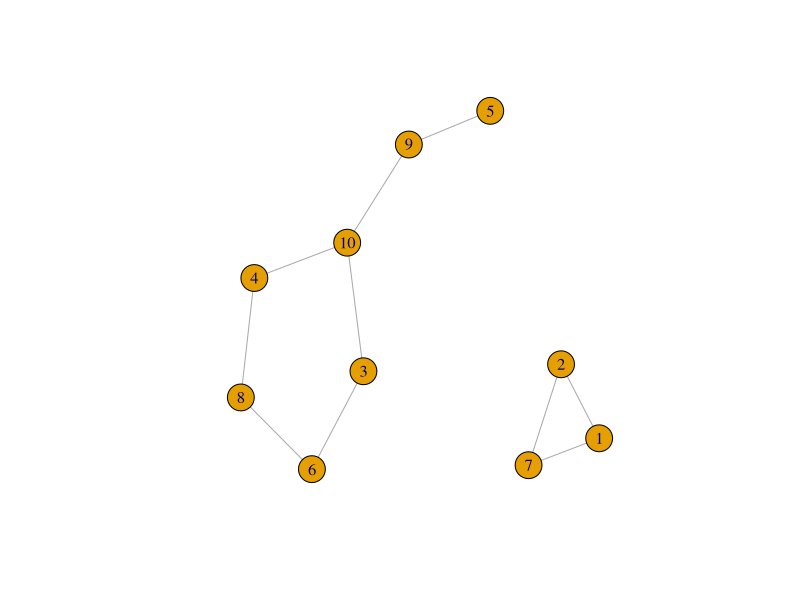

The R source for this figure:
#C1 a)
set.seed(123)

generate_random_permutation <- function(n) {
  U <- runif(n)
  
  permutation <- order(U)
  
  return(permutation)
}

generate_random_bit_strings <- function(n, k) {
  bit_strings <- matrix(sample(c(0, 1), n * k, replace = TRUE), nrow = n, ncol = k)
  
  return(bit_strings)
}

n <- 10  
k <- 4   

random_permutation <- generate_random_permutation(n)
print("Random Permutation:")
print(random_permutation)

random_bit_strings <- generate_random_bit_strings(n, k)
print("Random Bit Strings:")
print(random_bit_strings)

#b)
set.seed(123)

generate_random_bit <- function() {
  return(sample(c(0, 1), 1))
}

compare_lexicographically <- function(Wi, Wj) {
  len_i <- length(Wi)
  len_j <- length(Wj)
  Lij <- min(len_i, len_j)
  
  for (l in 1:Lij) {
    if (Wi[l] < Wj[l]) {
      return(TRUE)
    } else if (Wi[l] > Wj[l]) {
      return(FALSE)
    }
  }
  
  if (len_i < len_j) {
    for (h in (len_i + 1):len_j) {
      Wi <- c(Wi, generate_random_bit())
      if (Wi[h] < Wj[h]) {
        return(TRUE)
      } else if (Wi[h] > Wj[h]) {
        return(FALSE)
      }
    }
  } else if (len_i > len_j) {
    for (h in (len_j + 1):len_i) {
      Wj <- c(Wj, generate_random_bit())
      if (Wi[h] < Wj[h]) {
        return(TRUE)
      } else if (Wi[h] > Wj[h]) {
        return(FALSE)
      }
    }
  }
  
  while (TRUE) {
    bit_i <- generate_random_bit()
    bit_j <- generate_random_bit()
    Wi <- c(Wi, bit_i)
    Wj <- c(Wj, bit_j)
    if (bit_i < bit_j) {
      return(TRUE)
    } else if (bit_i > bit_j) {
      return(FALSE)
    }
  }
}

Wi <- c(1, 0, 0, 1)
Wj <- c(1, 0, 1)

result <- compare_lexicographically(Wi, Wj)
print("Wi is lexicographically strictly less than Wj:")
print(result)

#c)
set.seed(123)

generate_random_bit <- function() {
  return(sample(c(0, 1), 1))
}

compare_lexicographically <- function(Wi, Wj) {
  len_i <- length(Wi)
  len_j <- length(Wj)
  Lij <- min(len_i, len_j)
  
  for (l in 1:Lij) {
    if (Wi[l] < Wj[l]) {
      return(TRUE)
    } else if (Wi[l] > Wj[l]) {
      return(FALSE)
    }
  }
  
  if (len_i < len_j) {
    for (h in (len_i + 1):len_j) {
      Wi <- c(Wi, generate_random_bit())
      if (Wi[h] < Wj[h]) {
        return(TRUE)
      } else if (Wi[h] > Wj[h]) {
        return(FALSE)
      }
    }
  } else if (len_i > len_j) {
    for (h in (len_j + 1):len_i) {
      Wj <- c(Wj, generate_random_bit())
      if (Wi[h] < Wj[h]) {
        return(TRUE)
      } else if (Wi[h] > Wj[h]) {
        return(FALSE)
      }
    }
  }
  
  while (TRUE) {
    bit_i <- generate_random_bit()
    bit_j <- generate_random_bit()
    Wi <- c(Wi, bit_i)
    Wj <- c(Wj, bit_j)
    if (bit_i < bit_j) {
      return(TRUE)
    } else if (bit_i > bit_j) {
      return(FALSE)
    }
  }
}

quicksort <- function(words) {
  if (length(words) <= 1) {
    return(words)
  }
  
  pivot_index <- sample(1:length(words), 1)
  pivot <- words[[pivot_index]]
  
  less <- list()
  equal <- list()
  greater <- list()
  
  for (word in words) {
    if (identical(word, pivot)) {
      equal <- append(equal, list(word))
    } else if (compare_lexicographically(word, pivot)) {
      less <- append(less, list(word))
    } else {
      greater <- append(greater, list(word))
    }
  }
  
  sorted_less <- quicksort(less)
  sorted_greater <- quicksort(greater)
  
  return(c(sorted_less, equal, sorted_greater))
}

n <- 10  # Number of elements
k <- 4   # Length of each bit string

generate_random_bit_strings <- function(n, k) {
  bit_strings <- vector("list", n)
  for (i in 1:n) {
    bit_strings[[i]] <- sample(c(0, 1), k, replace = TRUE)
  }
  return(bit_strings)
}

random_bit_strings <- generate_random_bit_strings(n, k)
print("Original Bit Strings:")
print(random_bit_strings)

sorted_bit_strings <- quicksort(random_bit_strings)
print("Sorted Bit Strings:")
print(sorted_bit_strings)

#d)

set.seed(123)

generate_random_bit <- function() {
  return(sample(c(0, 1), 1))
}

compare_lexicographically <- function(Wi, Wj) {
  len_i <- length(Wi)
  len_j <- length(Wj)
  Lij <- min(len_i, len_j)
  
  for (l in 1:Lij) {
    if (Wi[l] < Wj[l]) {
      return(TRUE)
    } else if (Wi[l] > Wj[l]) {
      return(FALSE)
    }
  }
  
  if (len_i < len_j) {
    for (h in (len_i + 1):len_j) {
      Wi <- c(Wi, generate_random_bit())
      if (Wi[h] < Wj[h]) {
        return(TRUE)
      } else if (Wi[h] > Wj[h]) {
        return(FALSE)
      }
    }
  } else if (len_i > len_j) {
    for (h in (len_j + 1):len_i) {
      Wj <- c(Wj, generate_random_bit())
      if (Wi[h] < Wj[h]) {
        return(TRUE)
      } else if (Wi[h] > Wj[h]) {
        return(FALSE)
      }
    }
  }
  
  while (TRUE) {
    bit_i <- generate_random_bit()
    bit_j <- generate_random_bit()
    Wi <- c(Wi, bit_i)
    Wj <- c(Wj, bit_j)
    if (bit_i < bit_j) {
      return(TRUE)
    } else if (bit_i > bit_j) {
      return(FALSE)
    }
  }
}

quicksort <- function(words, indices) {
  if (length(words) <= 1) {
    return(list(words = words, indices = indices))
  }
  
  pivot_index <- sample(1:length(words), 1)
  pivot <- words[[pivot_index]]
  pivot_idx <- indices[[pivot_index]]
  
  less <- list()
  equal <- list()
  greater <- list()
  less_indices <- list()
  equal_indices <- list()
  greater_indices <- list()
  
  for (i in 1:length(words)) {
    word <- words[[i]]
    idx <- indices[[i]]
    if (identical(word, pivot)) {
      equal <- append(equal, list(word))
      equal_indices <- append(equal_indices, list(idx))
    } else if (compare_lexicographically(word, pivot)) {
      less <- append(less, list(word))
      less_indices <- append(less_indices, list(idx))
    } else {
      greater <- append(greater, list(word))
      greater_indices <- append(greater_indices, list(idx))
    }
  }
  
  sorted_less <- quicksort(less, less_indices)
  sorted_greater <- quicksort(greater, greater_indices)
  
  sorted_words <- c(sorted_less$words, equal, sorted_greater$words)
  sorted_indices <- c(sorted_less$indices, equal_indices, sorted_greater$indices)
  
  return(list(words = sorted_words, indices = sorted_indices))
}

generate_random_permutation <- function(n, k) {
  generate_random_bit_strings <- function(n, k) {
    bit_strings <- vector("list", n)
    for (i in 1:n) {
      bit_strings[[i]] <- sample(c(0, 1), k, replace = TRUE)
    }
    return(bit_strings)
  }
  
  random_bit_strings <- generate_random_bit_strings(n, k)
  
  indices <- as.list(1:n)
  
  sorted_result <- quicksort(random_bit_strings, indices)
  
  return(unlist(sorted_result$indices))
}

n <- 10  # Number of elements
k <- 4   # Length of each bit string

random_permutation <- generate_random_permutation(n, k)
print("Random Permutation:")
print(random_permutation)

#C2
#a)

if (!require(igraph)) {
  install.packages("igraph", dependencies=TRUE)
  library(igraph)
}
#este nevoie pentru generarea grafurilor; daca nu este instalata biblioteca, o va instala

graph <- function(n, m) {
  V <- 2*n  # sau 2*n + 1
  g <- erdos.renyi.game(V, m, type="gnm", directed=FALSE)
  return(g)
}

random <- function(g, n) {
  V <- vcount(g)
  A <- sample(V, n)
  B <- setdiff(1:V, A)
  return(list(A=A, B=B))
}

cardinal <- function(g, A, B) {
  E_AB <- ecount(subgraph.edges(g, E(g)[which(ends(g, E(g))[,1] %in% A & ends(g, E(g))[,2] %in% B)]))
  return(E_AB)
}

n <- 5  
m <- 10
g <- graph(n, m)
plot(g)
partition <- random(g, n)
A <- partition$A
B <- partition$B
cut_size <- cardinal(g, A, B)

cat("Mulțimea A:", A, "\n")
cat("Mulțimea B:", B, "\n")
cat("Cardinalul tăieturii E(A, B):", cut_size, "\n")

#C2
#b)

max_cut <- function(g, n, num_iterations) {
  max_cut_size <- 0
  best_partition <- NULL
  for (i in 1:num_iterations) {
    partition <- random_partition(g, n)
    A <- partition$A
    B <- partition$B
    cut_size <- cut_cardinality(g, A, B)
    if (cut_size > max_cut_size) {
      max_cut_size <- cut_size
      best_partition <- partition
    }
  }
  return(list(max_cut_size=max_cut_size, best_partition=best_partition))
}

n <- 5
m <- 10  
num_iterations <- 1000  # Numărul de iterații pentru a găsi tăietura maximă


